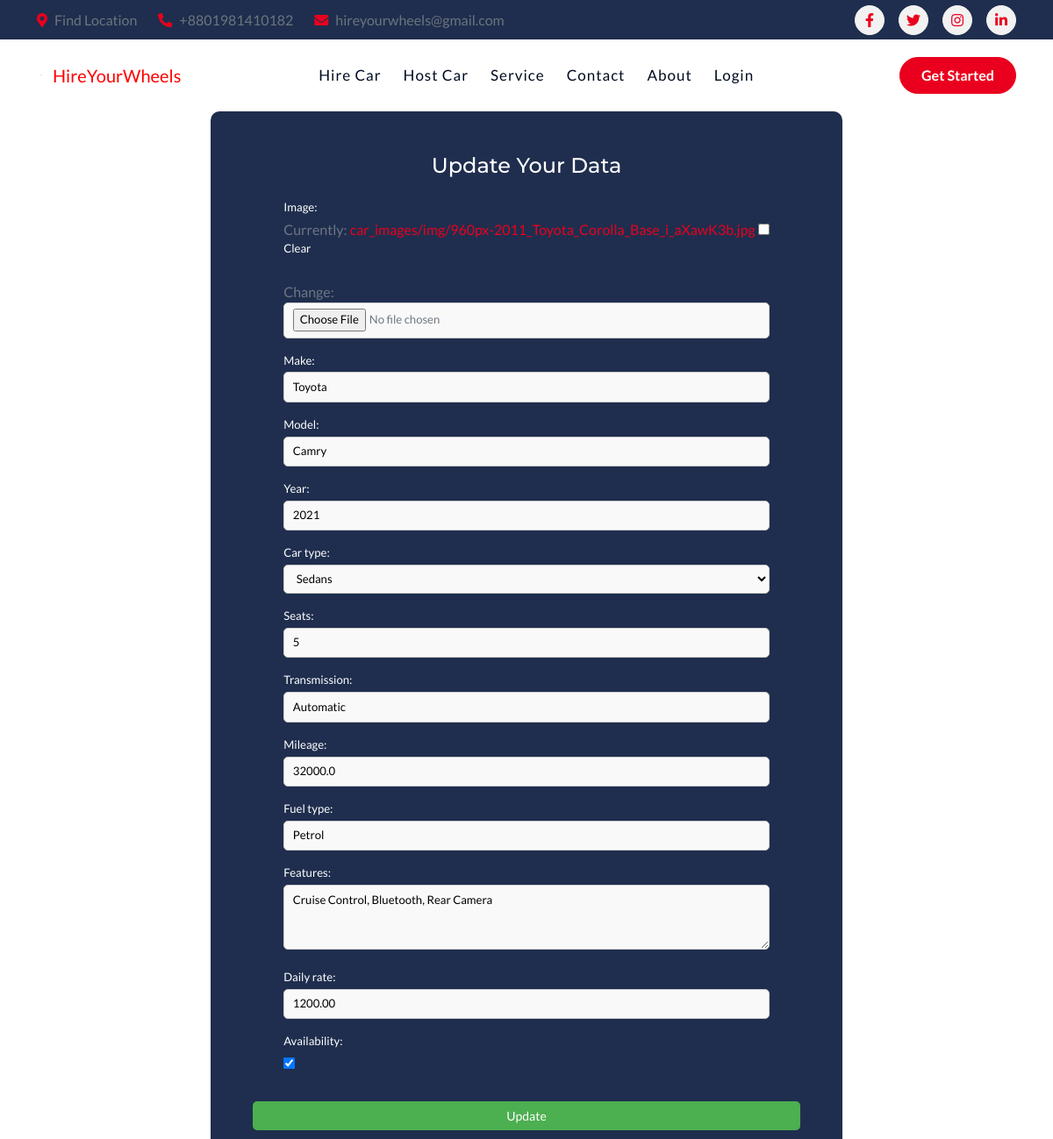
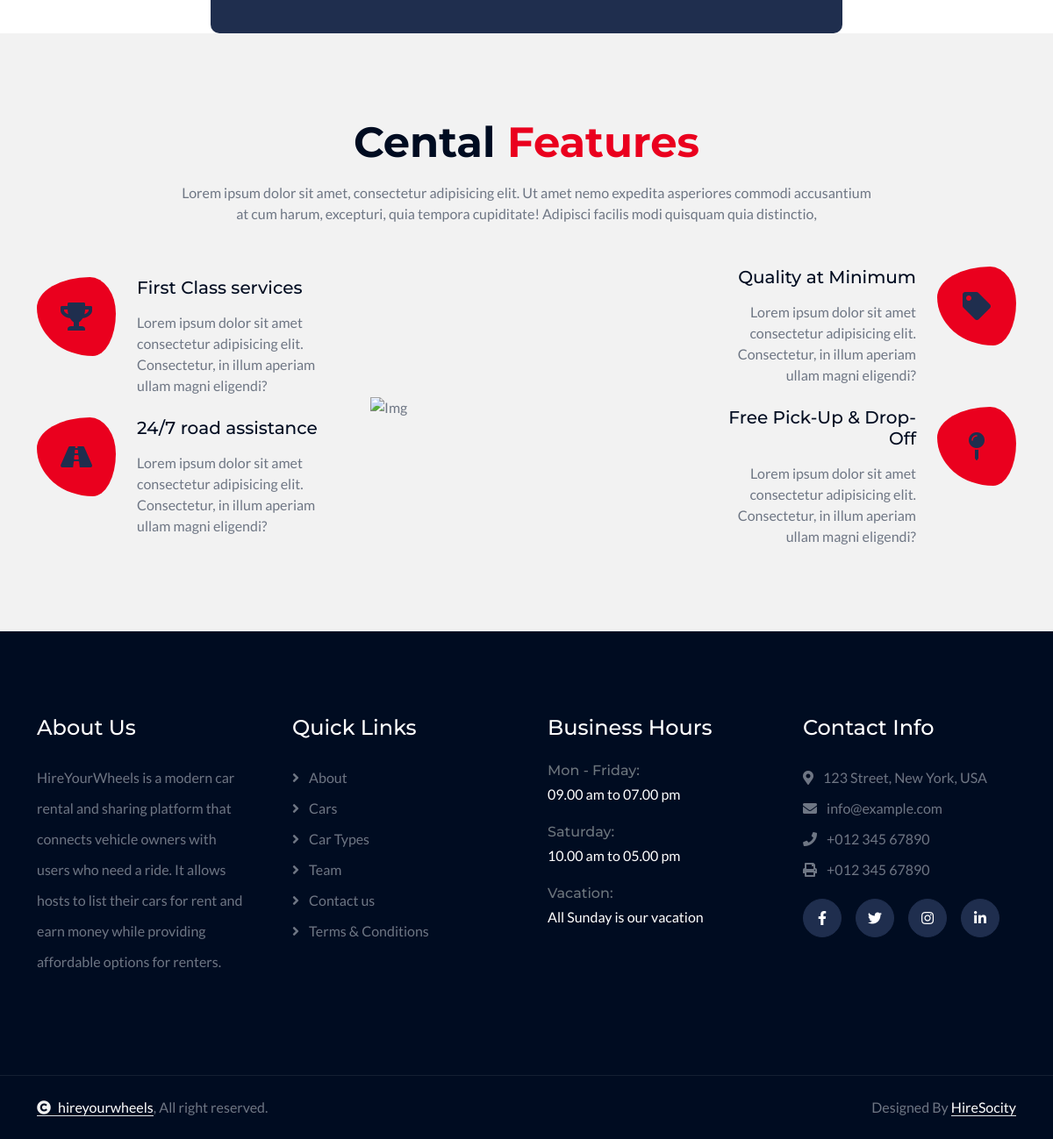
Page /update/f7921bfb-7ea0-47f7-b362-1dd1d16ddcc8/ on the committed database (2 pictures, top to bottom).
### HireCar/models.py (models this page shows, shortened)
class Car(models.Model):
    c_id = models.UUIDField(
        primary_key=True,
        default= uuid.uuid4,
        editable=False,
    )
    owner = models.ForeignKey(CustomUser, on_delete=models.CASCADE, related_name='cars')
    image = models.ImageField(upload_to='car_images/img',blank=True, null=True)
    make = models.CharField(max_length=100)  # Make of the car, e.g., Toyota
    model = models.CharField(max_length=100)  # Model name, e.g., Camry
    year = models.PositiveIntegerField()  # Year of the car
    car_type = models.ForeignKey(CarType, on_delete=models.CASCADE)
    seats = models.PositiveIntegerField()  # Number of seats
    transmission = models.CharField(max_length=50)
    mileage = models.FloatField()
    fuel_type = models.CharField(max_length=50)
    features = models.TextField()
    daily_rate = models.DecimalField(max_digits=6, decimal_places=2)
    availability = models.BooleanField(default=True)

### HireCar/views.py (the view)
# urls.py: path('update/<uuid:id>/', Hire_views.update_car, name='update_car'),
def update_car(request, id):
    car = get_object_or_404(Car, pk=id)
    form = CarForm(instance=car)
    if request.method == 'POST':
        form = CarForm(request.POST, request.FILES, instance=car)
        if form.is_valid():
            form.save()
            return redirect('profile')  # You may want to redirect to profile to see updated details
    return render(request, 'HireCar/update.html', {'form': form})

### HireCar/forms.py
class CarForm(ModelForm):
   class Meta:
        model = Car
        fields = [
            'image', 'make', 'model', 'year', 'car_type', 'seats',
            'transmission', 'mileage', 'fuel_type', 'features',
            'daily_rate', 'availability'
        ]
        widgets = {
            'features': forms.Textarea(attrs={'rows': 3}),
        }

### HireCar/context_processors.py (called while the page is built)
def unread_notifications(request):
    if request.user.is_authenticated:
        count = Notification.objects.filter(user=request.user, read=False).count()
    else:
        count = 0
    return {'unread_count': count}

### HireCar/models.py (called while the page is built)
    def __str__(self):
        return self.name

### templates/HireCar/update.html (shortened to what this page needs)
{% extends 'base.html' %}
{% load static %}
{% block content %}
<head>
    <link href="{% static 'css/host1.css' %}" rel="stylesheet">
    <link rel="stylesheet" href="https://use.fontawesome.com/releases/v5.15.4/css/all.css" />
    <link href="https://cdn.jsdelivr.net/npm/bootstrap-icons@1.4.1/font/bootstrap-icons.css" rel="stylesheet">
    <link href="{% static 'lib/animate/animate.min.css' %}" rel="stylesheet">
    <link href="{% static 'lib/owlcarousel/assets/owl.carousel.min.css' %}" rel="stylesheet">
    <link href="{% static 'css/bootstrap.min.css' %}" rel="stylesheet">
    <link href="{% static 'css/style.css' %}" rel="stylesheet">
</head>
<div class="bg-secondary rounded p-5" style="width: 60%; margin: auto;">
    <h4 class="text-white mb-4" style="text-align: center;">Update Your Data</h4>
    <form id="host-form" method="POST" enctype="multipart/form-data" style="text-align: center;">
        <div style="display: inline-block; text-align: left;">
            {{ form.as_p }}
        </div>
        <button type="submit" class="submit-button" style="padding: 6px 6px; font-size: 14px; margin-top: 15px;">Update</button>
    </form>
</div>
<div class="container-fluid feature py-5">
    <div class="container py-5">
        <div class="text-center mx-auto pb-5 wow fadeInUp" data-wow-delay="0.1s" style="max-width: 800px;">
            <h1 class="display-5 text-capitalize mb-3">Cental <span class="text-primary">Features</span></h1>
            <p class="mb-0">Lorem ipsum dolor sit amet, consectetur adipisicing elit. Ut amet nemo expedita
                asperiores
                commodi accusantium at cum harum, excepturi, quia tempora cupiditate! Adipisci facilis modi quisquam
                quia distinctio,
            </p>
        </div>
        <div class="row g-4 align-items-center">
            <div class="col-xl-4">
                <div class="row gy-4 gx-0">
                    <div class="col-12 wow fadeInUp" data-wow-delay="0.1s">
                        <div class="feature-item">
                            <div class="feature-icon">
                                <span class="fa fa-trophy fa-2x"></span>
                            </div>
                            <div class="ms-4">
                                <h5 class="mb-3">First Class services</h5>
                                <p class="mb-0">Lorem ipsum dolor sit amet consectetur adipisicing elit.
                                    Consectetur, in
                                    illum aperiam ullam magni eligendi?</p>
                            </div>
                        </div>
                    </div>
                    <div class="col-12 wow fadeInUp" data-wow-delay="0.3s">
                        <div class="feature-item">
                            <div class="feature-icon">
                                <span class="fa fa-road fa-2x"></span>
                            </div>
                            <div class="ms-4">
                                <h5 class="mb-3">24/7 road assistance</h5>
                                <p class="mb-0">Lorem ipsum dolor sit amet consectetur adipisicing elit.
                                    Consectetur, in
                                    illum aperiam ullam magni eligendi?</p>
                            </div>
                        </div>
                    </div>
                </div>
            </div>
            <div class="col-lg-12 col-xl-4 wow fadeInUp" data-wow-delay="0.2s">
                <img src="{% static 'assets/toyota axio.png' %}" class="img-fluid w-100" style="object-fit: cover;" alt="Img">
            </div>
            <div class="col-xl-4">
                <div class="row gy-4 gx-0">
                    <div class="col-12 wow fadeInUp" data-wow-delay="0.1s">
                        <div class="feature-item justify-content-end">
                            <div class="text-end me-4">
                                <h5 class="mb-3">Quality at Minimum</h5>
                                <p class="mb-0">Lorem ipsum dolor sit amet consectetur adipisicing elit.
                                    Consectetur, in
                                    illum aperiam ullam magni eligendi?</p>
                            </div>
                            <div class="feature-icon">
                                <span class="fa fa-tag fa-2x"></span>
                            </div>
                        </div>
                    </div>
                    <div class="col-12 wow fadeInUp" data-wow-delay="0.3s">
                        <div class="feature-item justify-content-end">
                            <div class="text-end me-4">
                                <h5 class="mb-3">Free Pick-Up & Drop-Off</h5>
                                <p class="mb-0">Lorem ipsum dolor sit amet consectetur adipisicing elit.
                                    Consectetur, in
                                    illum aperiam ullam magni eligendi?</p>
                            </div>
                            <div class="feature-icon">
                                <span class="fa fa-map-pin fa-2x"></span>
                            </div>
                        </div>
                    </div>
                </div>
            </div>
        </div>
    </div>
</div>
{% endblock %}

### static/css/host1.css (style rules this page uses)
#host-form { width: 100%; }
#host-form label { font-weight: 500; font-size: 0.82rem; color: #ffffff; margin-bottom: 0.2rem; display: block; }
#host-form input[type="text"], #host-form input[type="number"], #host-form input[type="file"], #host-form input[type="date"], #host-form select, #host-form textarea { width: 100%; padding: 0.4rem 0.6rem; font-size: 0.82rem; border-radius: 5px; border: 1px solid #ccc; background-color: #f9f9f9; transition: all 0.3s ease; box-sizing: border-box; }
#host-form .submit-button { width: 100%; padding: 0.6rem 1rem; font-size: 0.95rem; border-radius: 5px; background-color: #4CAF50; color: white; border: none; transition: 0.3s; margin-top: 0.8rem; }

### static/css/style.css (style rules this page uses)
.feature { background: var(--bs-light); }
.feature .feature-item { display: flex; border-radius: 10px; }
.feature .feature-item .feature-icon span { width: 90px; height: 90px; display: flex; align-items: center; justify-content: center; color: var(--bs-secondary); background: var(--bs-primary); border-radius: 67% 33% 29% 71% / 39% 46% 54% 61%; animation-name: icon-animat; animation-duration: 5s; animation-delay: 1s; animation-direction: alternate; animation-iteration-count: infinite; transition: 0.5s; }

### rows in the picture
Car: make "Toyota", model "Camry", year "2021", car_type "Sedans", seats "5", transmission "Automatic", mileage "32000.0", fuel_type "Petrol", features "Cruise Control, Bluetooth, Rear Camera", daily_rate "1200.00", availability "☑"
